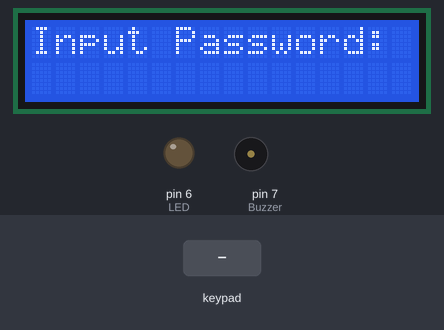
A sketch run on a simulated Arduino Uno, built with avr-gcc and run on an emulated ATmega328P. Parts: 16×2 character LCD, output pins drawn as LEDs (lit = HIGH), buzzer (waves = sounding). The test bench sets the inputs (shaded band). Pins used as bus, display or sensor lines are not drawn.

Above: at 1.2 s.
1.3 s: keypad keys A B C 1 2 3 # pressed 0.4 s apart
At 5.2 s:
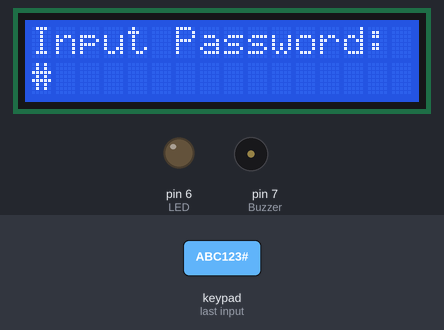
5.6 s: keypad keys A B C 1 2 3 * pressed 0.4 s apart
At 9.6 s:
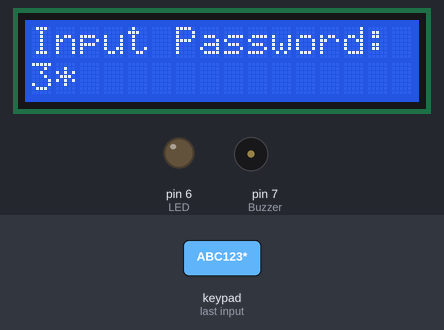
9.9 s: key 'A' pressed
At 10.9 s:
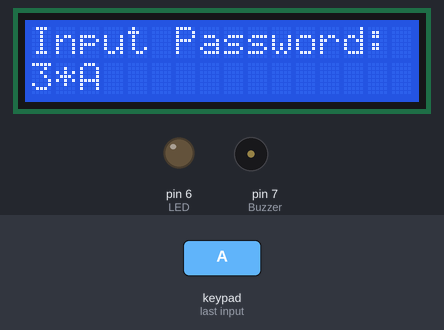
11.4 s: key 'B' pressed
At 11.9 s:
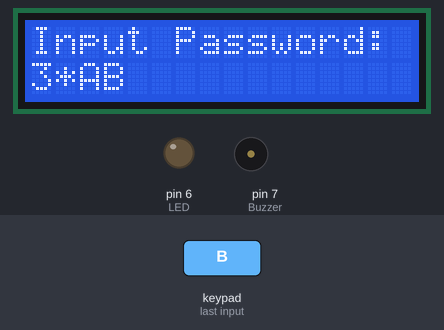
12.9 s: keypad keys A B C 1 2 3 A pressed 0.4 s apart
At 16.0 s:
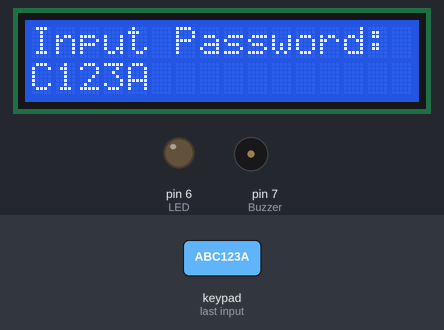
17.2 s: key 'C' pressed
At 17.6 s:
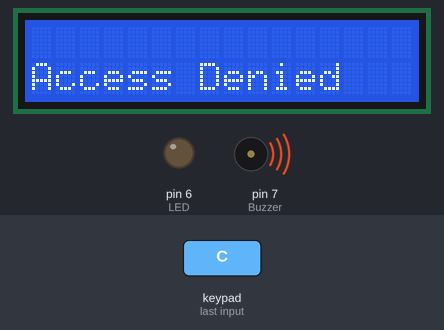
Timing chart, 0 to 19.7 s (numbered marks = the images above; inputs shaded):
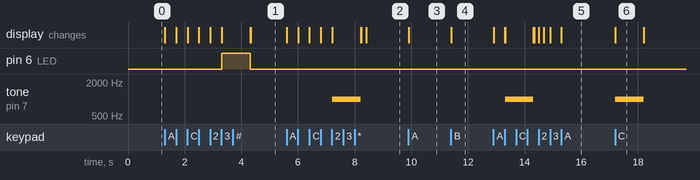

The sketch:

PasswordValidator.ino
```cpp
#include <LiquidCrystal.h>
#include <Keypad.h>

const byte ROWS = 4;
const byte COLS = 4;
const int rs=12, en=11,d4=5, d5=4,d6=3,d7=2,ct=9;
String password = "ABC123";
String enteredPassword = "";

char hexaKeys[ROWS][COLS] = {
  {'1', '2', '3', 'A'},
  {'4', '5', '6', 'B'},
  {'7', '8', '9', 'C'},
  {'*', '0', '#', 'D'}
};
byte rowPins[ROWS] = {A0, A1, A2, A3};
byte colPins[COLS] = {A4, 10, 9, 8};
LiquidCrystal lcd_1(12, 11, 5, 4, 3, 2);

Keypad customKeypad = Keypad(makeKeymap(hexaKeys), rowPins, colPins, ROWS, COLS);

void setup()
{
  analogWrite(ct,50);
  lcd_1.begin(16, 2);
  lcd_1.setCursor(0, 0);
  lcd_1.print("Input Password: ");
  pinMode(6,OUTPUT); // LED
  pinMode(7,OUTPUT); // Buzzer
}

void loop()
{
  if (enteredPassword.length() < 6) {
    char customKey = customKeypad.getKey();
    if (customKey) {
      lcd_1.setCursor(enteredPassword.length(), 1);
      lcd_1.print(customKey);
      enteredPassword += customKey;
    }
  }
  else {
    // Compare enteredPassword with predefined password
    if (enteredPassword.equals(password)) {
      lcd_1.clear();
      lcd_1.setCursor(0, 1);
      lcd_1.println("Access Granted");
      digitalWrite(6, HIGH);
      delay(1000);
      digitalWrite(6, LOW);
    }
    else {
      lcd_1.clear();
      lcd_1.setCursor(0, 1);
      lcd_1.println("Access Denied");
      tone(7, 1000);
      delay(1000);
      noTone(7);
    }
    // Reset enteredPassword for the next entry
    enteredPassword = "";
    lcd_1.clear();
    lcd_1.setCursor(0, 0);
    lcd_1.print("Input Password: ");
  }
}
```

Measured:
- after the input at 1.3 s, pin 6 (LED): LOW → HIGH after 2.0 s, → LOW 1.0 s later; the display: first changes at once (image 1 shows a later state)
- after the input at 5.6 s, tone on pin 7 (Buzzer): silent → 1000 Hz after 1.6 s, → silent 1.0 s later; the display: first changes at once (image 2 shows a later state)
- after the input at 9.9 s, the display: changes at once (image 3)
- after the input at 11.4 s, the display: changes at once (image 4)
- after the input at 12.9 s, tone on pin 7 (Buzzer): silent → 1000 Hz after 0.41 s, → silent 1.0 s later; the display: first changes at once (image 5 shows a later state)
- after the input at 17.2 s, tone on pin 7 (Buzzer): silent → 1000 Hz at once, → silent 1.0 s later; the display: first changes at once (image 6 shows a later state)
- what the display in image 6 shows lasts 1.0 s, from 17.2 s to 18.2 s
